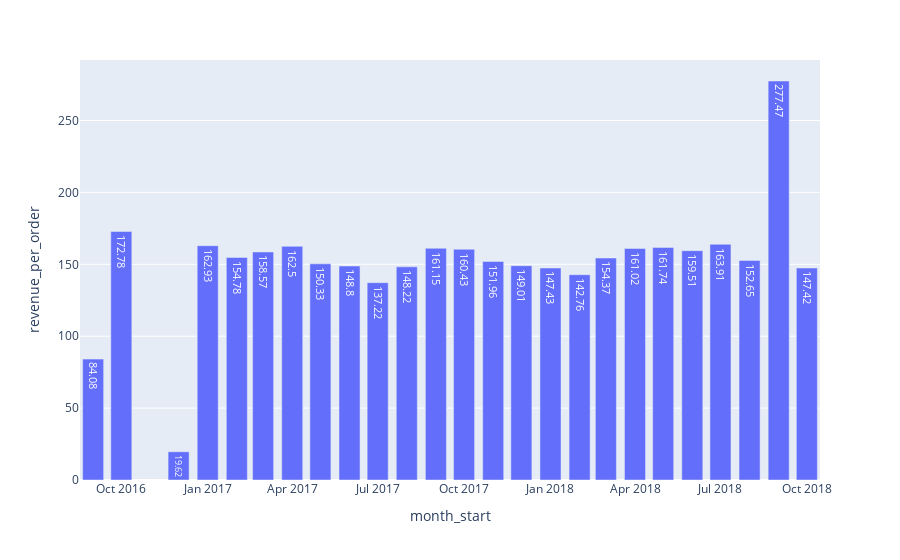

Notebook code cell kept with this figure:
### Code cell
revperorder = '''
WITH cte AS (
  SELECT CONCAT(EXTRACT(MONTH FROM o.order_purchase_timestamp), '-', EXTRACT(YEAR FROM o.order_purchase_timestamp)) AS monthyear, p.payment_value AS payment
  FROM `totemic-studio-372000.olist_data_set.olist_orders_dataset` o
  JOIN `totemic-studio-372000.olist_data_set.olist_order_payments_dataset` p
    ON o.order_id = p.order_id
)
-- revenue per order
SELECT PARSE_DATE('%m-%Y', monthyear) AS month_start, round(sum(payment)/count(*),2) as revenue_per_order
FROM cte
GROUP BY month_start
order by month_start
'''
df_revperorder = client.query(revperorder).to_dataframe()
fig_rpo = px.bar(df_revperorder, x= 'month_start',y= 'revenue_per_order', text_auto=True)
fig_rpo.show()

### Figure 1 — Plotly figure (JSON) as saved in the notebook; plotly's stock layout.template omitted (floating-point values rounded to 4 significant figures)
{"data": [{"alignmentgroup": "True", "hovertemplate": "month_start=%{x}<br>revenue_per_order=%{y}<extra></extra>", "legendgroup": "", "marker": {"color": "#636efa", "pattern": {"shape": ""}}, "name": "", "offsetgroup": "", "orientation": "v", "showlegend": false, "textposition": "auto", "texttemplate": "%{y}", "type": "bar", "x": ["2016-09-01", "2016-10-01", "2016-12-01", "2017-01-01", "2017-02-01", "2017-03-01", "2017-04-01", "2017-05-01", "2017-06-01", "2017-07-01", "2017-08-01", "2017-09-01", "2017-10-01", "2017-11-01", "2017-12-01", "2018-01-01", "2018-02-01", "2018-03-01", "2018-04-01", "2018-05-01", "2018-06-01", "2018-07-01", "2018-08-01", "2018-09-01", "2018-10-01"], "xaxis": "x", "y": [84.08, 172.8, 19.62, 162.9, 154.8, 158.6, 162.5, 150.3, 148.8, 137.2, 148.2, 161.2, 160.4, 152.0, 149.0, 147.4, 142.8, 154.4, 161.0, 161.7, 159.5, 163.9, 152.7, 277.5, 147.4], "yaxis": "y"}], "layout": {"barmode": "relative", "legend": {"tracegroupgap": 0}, "margin": {"t": 60}, "xaxis": {"anchor": "y", "domain": [0, 1], "title": {"text": "month_start"}}, "yaxis": {"anchor": "x", "domain": [0, 1], "title": {"text": "revenue_per_order"}}}}
